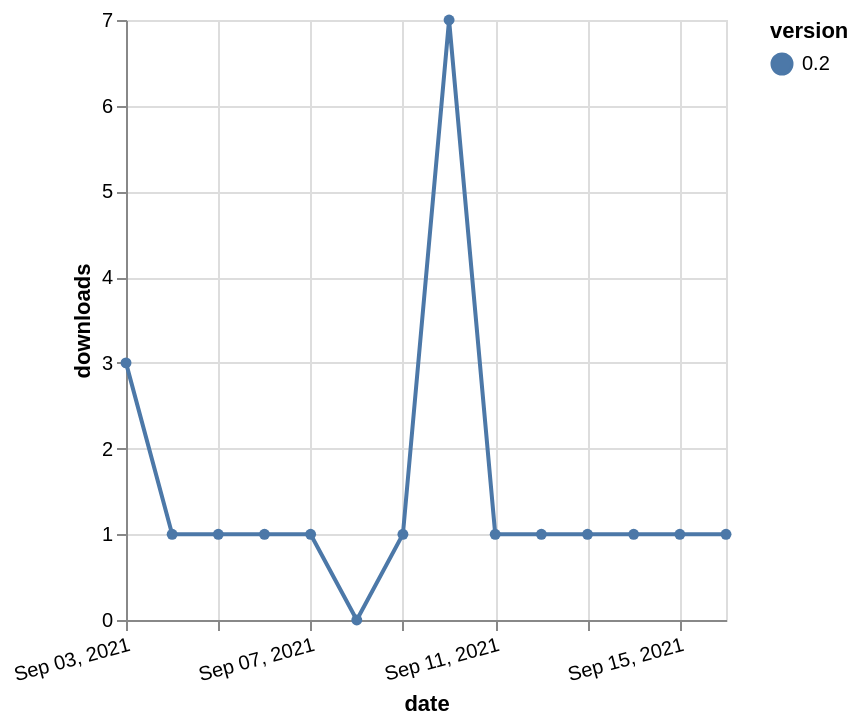

Vega-Lite specification for this chart:
### Vega-Lite specification from a JSON file in a GitHub repository (floating-point values rounded to 4 significant figures)
{"$schema": "https://vega.github.io/schema/vega-lite/v5.json", "description": "A simple bar chart with embedded data.", "data": {"values": [{"date": "2021-09-03", "total": 336, "delta": 3, "version": "0.2"}, {"date": "2021-09-04", "total": 337, "delta": 1, "version": "0.2"}, {"date": "2021-09-05", "total": 338, "delta": 1, "version": "0.2"}, {"date": "2021-09-06", "total": 339, "delta": 1, "version": "0.2"}, {"date": "2021-09-07", "total": 340, "delta": 1, "version": "0.2"}, {"date": "2021-09-08", "total": 340, "delta": 0, "version": "0.2"}, {"date": "2021-09-09", "total": 341, "delta": 1, "version": "0.2"}, {"date": "2021-09-10", "total": 348, "delta": 7, "version": "0.2"}, {"date": "2021-09-11", "total": 349, "delta": 1, "version": "0.2"}, {"date": "2021-09-12", "total": 350, "delta": 1, "version": "0.2"}, {"date": "2021-09-13", "total": 351, "delta": 1, "version": "0.2"}, {"date": "2021-09-14", "total": 352, "delta": 1, "version": "0.2"}, {"date": "2021-09-15", "total": 353, "delta": 1, "version": "0.2"}, {"date": "2021-09-16", "total": 354, "delta": 1, "version": "0.2"}]}, "width": "container", "mark": {"type": "line", "point": {"filled": true}}, "encoding": {"x": {"field": "date", "type": "temporal", "timeUnit": "yearmonthdate", "title": "date", "axis": {"labelAngle": -15}}, "y": {"field": "delta", "type": "quantitative", "title": "downloads"}, "color": {"field": "version", "type": "nominal"}, "tooltip": {"field": "delta"}}}
